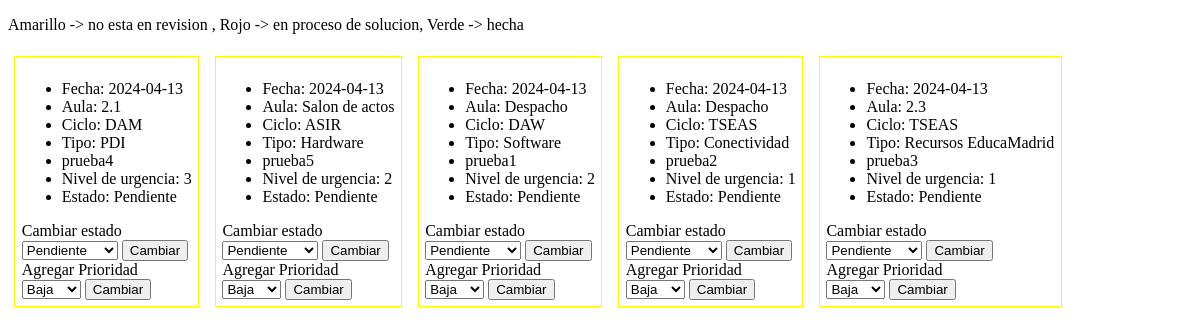
The page /CODIGO/tablaincidenciasV2.php on the database its author committed.
### tables this page shows
CREATE TABLE Incidencias (
    id_incidencia VARCHAR(10) PRIMARY KEY ,
    fecha DATE,
    descripcion VARCHAR(255),
    id_ciclo INT,
    ID_Aula INT,
    ID_Profe INT,
    id_tipo_incidencia VARCHAR(5),
    niveldeprioridad INT CHECK (niveldeprioridad IN (1, 2, 3)),
    Estado VARCHAR(20) CHECK (Estado IN ('Solucionado', 'Pendiente', 'En_proceso')),  
    FOREIGN KEY (id_ciclo) REFERENCES Ciclo(id_ciclo) ON DELETE CASCADE,
    FOREIGN KEY (ID_Aula) REFERENCES Aula(ID_Aula) ON DELETE CASCADE,
    FOREIGN KEY (id_tipo_incidencia) REFERENCES Tipo_Incidencia(id_tipo_incidencia) ON DELETE CASCADE,
    FOREIGN KEY (ID_Profe) REFERENCES Profesor(ID_Profe) ON DELETE CASCADE
);

CREATE TABLE Aula (
    ID_Aula INT PRIMARY KEY,
    Nombre_aula VARCHAR(50),
    Num_Aula FLOAT
);

CREATE TABLE Ciclo (
    id_ciclo INT PRIMARY KEY,
    ciclo VARCHAR(20),
    turno VARCHAR(30) NOT NULL CHECK(turno IN ('Vespertino', 'Matutino'))
);

CREATE TABLE Tipo_Incidencia (
    id_tipo_incidencia VARCHAR(5) PRIMARY KEY ,
    tipo_incidencia VARCHAR(20)
);

### CODIGO/clases/conexion.php (called while the page is built, shortened)
<?php
class Conexion
{
    public function __construct()
    {
        $this->conect = new mysqli("localhost","root",'',"incidencias_tic");
    }
}
?>

### CODIGO/clases/incidencias.php (called while the page is built, shortened)
<?php
require "conexion.php";
class incidencias extends conexion
{
    public function get_incidencias_datos()
    {
        $lista = $this->conect->query("SELECT i.id_incidencia, i.fecha, a.Nombre_aula, i.descripcion, c.ciclo, i.niveldeprioridad, i.estado, t.tipo_incidencia
        FROM Incidencias i, Aula a , Tipo_Incidencia t, ciclo c
        WHERE a.ID_Aula = i.ID_Aula AND t.id_tipo_incidencia = i.id_tipo_incidencia AND c.id_ciclo = i.id_ciclo
        ORDER BY i.niveldeprioridad DESC");
        $incidencias = $lista->fetch_all(MYSQLI_ASSOC);
        return $incidencias;
    }
}

### CODIGO/tablaincidenciasV2.php (the view, shortened to what this page needs)
<?php
    require "clases/incidencias.php";
?>
<!DOCTYPE html>
<html lang="es">
<head>
    <link rel="stylesheet" href="tablaincidencias.css">
</head>
<body>
    <p>Amarillo -> no esta en revision ,  Rojo -> en proceso de solucion,  Verde -> hecha</p>
    <div id=incidencias>
    <?php
        $incidencias = new incidencias();
        $array_incidencias = $incidencias->get_incidencias_datos();
            if (count($array_incidencias) > 0)
            {
                foreach($array_incidencias as $laincidencia)
                {
    ?>
                    <div class="inc<?php echo $laincidencia["estado"]; ?>">
                        <ul>
                            <li>Fecha: <?php echo $laincidencia["fecha"]; ?> </li>
                            <li>Aula: <?php echo $laincidencia["Nombre_aula"]; ?> </li>
                            <li>Ciclo: <?php echo $laincidencia["ciclo"]; ?> </li>
                            <li>Tipo: <?php echo $laincidencia["tipo_incidencia"]; ?> </li>
                            <li><?php echo $laincidencia["descripcion"]; ?> </li>
                            <li>Nivel de urgencia: <?php echo $laincidencia["niveldeprioridad"]; ?> </li>
                            <li>Estado: <?php echo $laincidencia["estado"]; ?> </li>
                        </ul>
                        <div id="estado">
                            <label>Cambiar estado</label>
                            <form method="post" action="tablaincidenciasV2.php">
                                <select name="estado" required>
                                    <option value ="Pendiente" selected>Pendiente</option>
                                <select>
                                <input type=submit name="EST" value="Cambiar">
                            </form>
                        </div>
                        <div id="urgencia">
                            <label>Agregar Prioridad</label>
                            <form method="post" action="tablaincidenciasV2.php">
                                <select name="urgencia" required>
                                    <option value ="1">Baja</option>
                                <select>
                                <input type=submit name="URG" value="Cambiar">
                            </form>
                        </div>
                    </div>
    <?php
                }
    ?>
    </div>
    <?php
            }
            else
            {
    ?>
                    <div>No existen incidencias</div>
    <?php
            }
    ?>
</body>
</html>

### CODIGO/tablaincidencias.css (style rules this page uses)
#incidencias { display: flex; gap: 0.2em; }
div.incPendiente { margin: 0.4em; padding: 0.4em; border: 1px solid rgb(255, 251, 0) ; }

### rows shown on the page
incidencias: fecha "2024-04-13", ID_Aula.Nombre_aula "2.1", id_ciclo.ciclo "DAM", id_tipo_incidencia.tipo_incidencia "PDI", descripcion "prueba4", niveldeprioridad "3", Estado "Pendiente"
incidencias: fecha "2024-04-13", ID_Aula.Nombre_aula "Salon de actos", id_ciclo.ciclo "ASIR", id_tipo_incidencia.tipo_incidencia "Hardware", descripcion "prueba5", niveldeprioridad "2", Estado "Pendiente"
incidencias: fecha "2024-04-13", ID_Aula.Nombre_aula "Despacho", id_ciclo.ciclo "DAW", id_tipo_incidencia.tipo_incidencia "Software", descripcion "prueba1", niveldeprioridad "2", Estado "Pendiente"
incidencias: fecha "2024-04-13", ID_Aula.Nombre_aula "Despacho", id_ciclo.ciclo "TSEAS", id_tipo_incidencia.tipo_incidencia "Conectividad", descripcion "prueba2", niveldeprioridad "1", Estado "Pendiente"
incidencias: fecha "2024-04-13", ID_Aula.Nombre_aula "2.3", id_ciclo.ciclo "TSEAS", id_tipo_incidencia.tipo_incidencia "Recursos EducaMadrid", descripcion "prueba3", niveldeprioridad "1", Estado "Pendiente"
